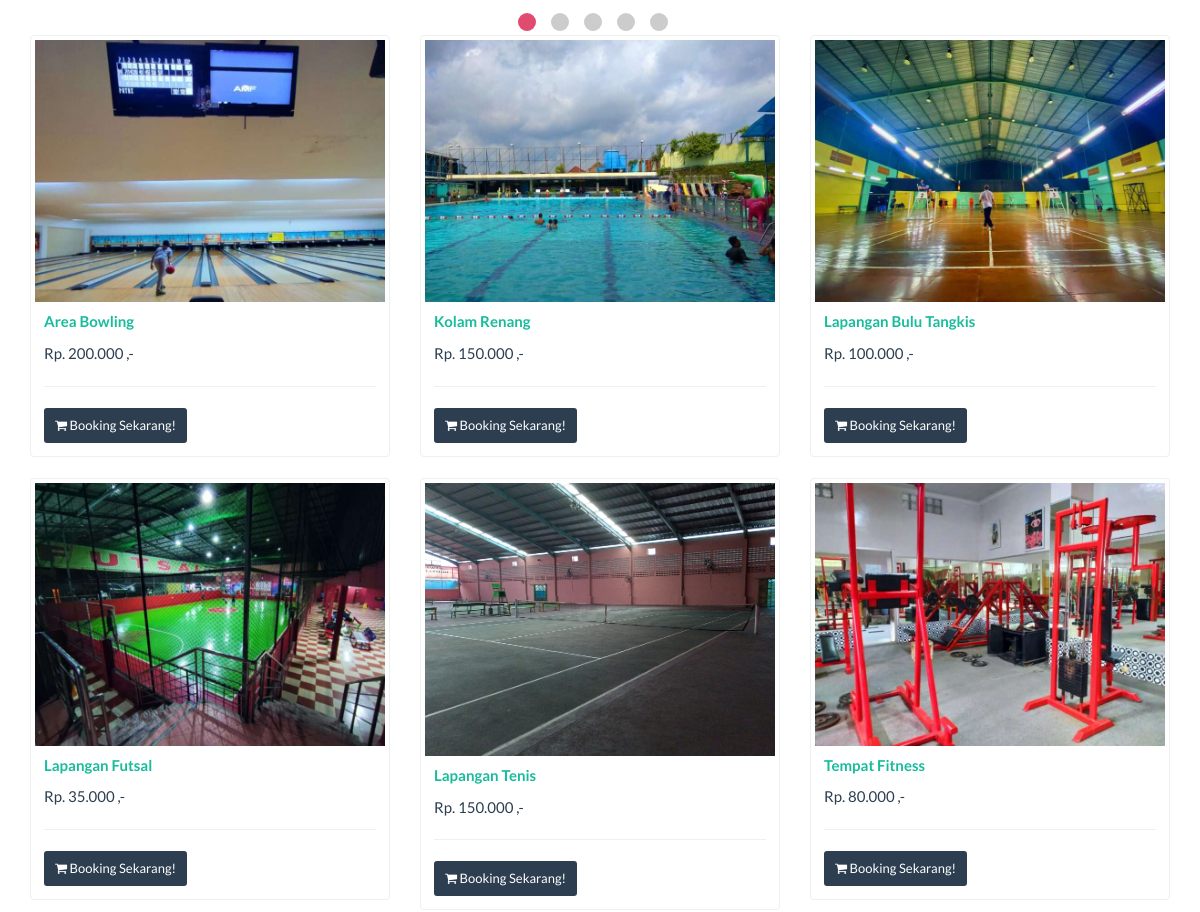
Before: / (middle part) with the older database file.
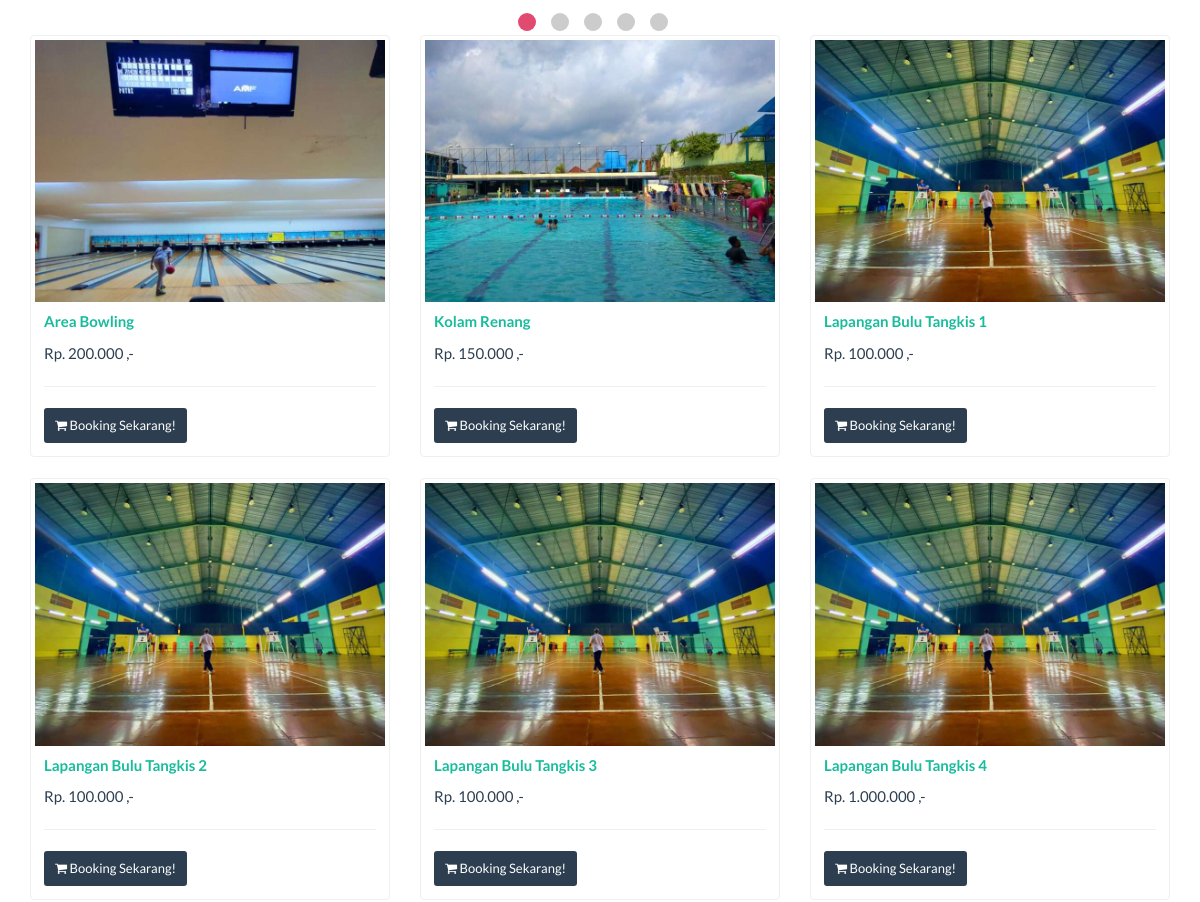
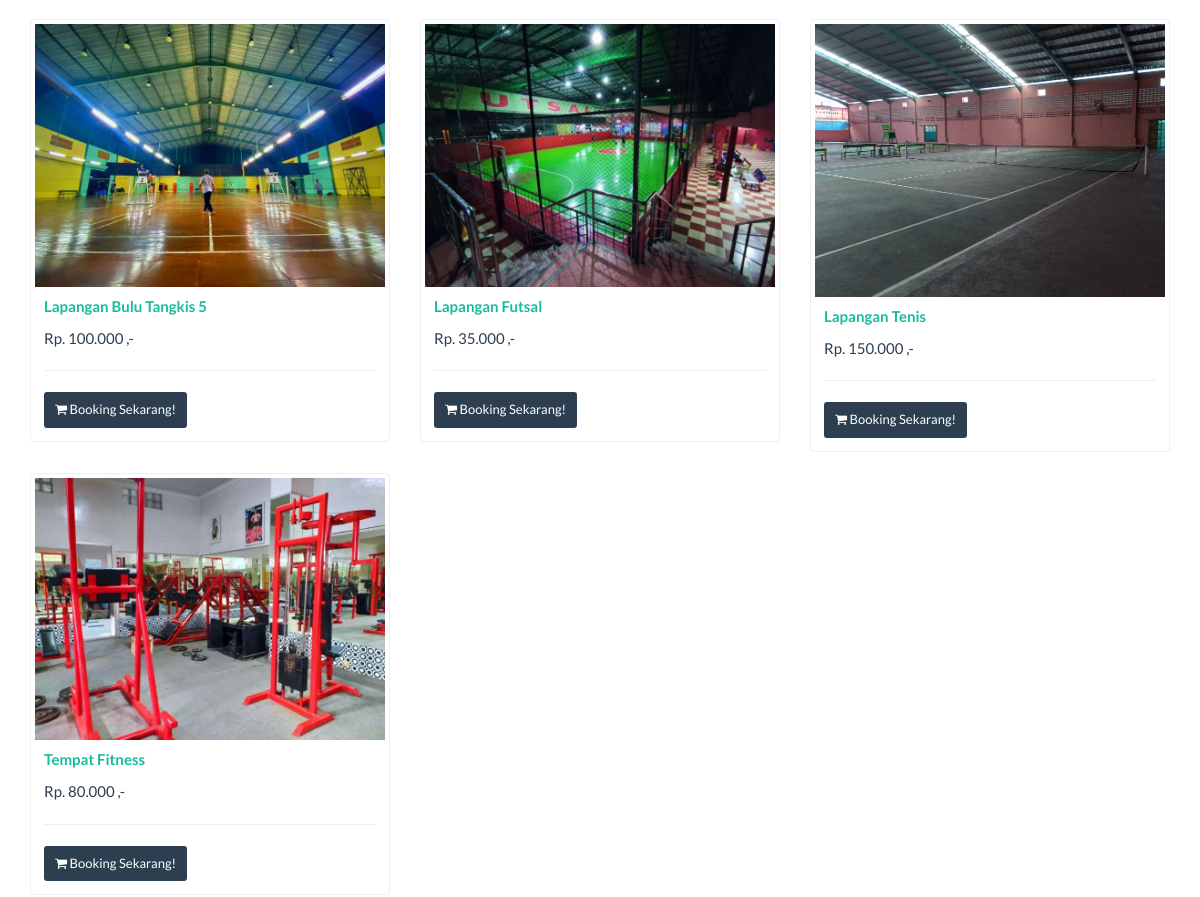
After: the same page with the newer database file (2 pictures, top to bottom).
### tables this page shows
CREATE TABLE `lapangan` (
  `id_lapangan` int(11) NOT NULL,
  `nama_lapangan` varchar(100) NOT NULL,
  `harga` int(11) NOT NULL,
  `foto` text NOT NULL,
  `deskripsi` text NOT NULL,
  `fasilitas` varchar(100) NOT NULL,
  `created_by` varchar(255) DEFAULT NULL,
  `created_at` varchar(255) DEFAULT NULL,
  `modified_by` varchar(255) DEFAULT NULL,
  `modified_at` varchar(255) DEFAULT NULL,
  `keterangan` varchar(50) NOT NULL
);

### application/controllers/Home.php (called while the page is built, shortened)
<?php
class Home extends CI_Controller {
	public function index()
	{
		$this->data['title'] = 'Home';
		$this->load->model('Company_model');
		$this->load->model('Event_model');
		$this->load->model('Foto_model');
		$this->load->model('Kontak_model');
		$this->load->model('Lapangan_model');
		$this->load->model('Slider_model');
		$this->data['company_data'] 	= $this->Company_model->get_by_company();
		$this->data['event_new'] 			= $this->Event_model->get_all_new_home();
		$this->data['foto_data'] 			= $this->Foto_model->get_all_new_home();
		$this->data['slider_data'] 		= $this->Slider_model->get_all_home();
		$this->data['kontak'] 				= $this->Kontak_model->get_all();
		$this->data['lapangan_new'] 	= $this->Lapangan_model->get_all_home();
		$this->load->view('front/home/body', $this->data);
	}
}

### index.php (called while the page is built, shortened)
<?php
require_once BASEPATH.'core/CodeIgniter.php';

### application/models/Lapangan_model.php (called while the page is built, shortened)
<?php  if ( ! defined('BASEPATH')) exit('No direct script access allowed');
class Lapangan_model extends CI_Model
{
  public $table = 'lapangan';
  function get_all_home()
  {
    $this->db->order_by('nama_lapangan', 'ASC');
    return $this->db->get($this->table)->result();
  }
}

### application/views/front/home/lapangan_new.php (the view)
<div class="row">
  <?php foreach($lapangan_new as $lapangan){
    $url_detail = base_url('detail/') . $lapangan->id_lapangan;
  ?>
    <div class="col-lg-4">
      <div class="thumbnail">
        <?php
        if(empty($lapangan->foto)) {
          echo "<img class='card-img-top' src='".base_url()."assets/images/no_image_thumb.png'>";
        } else {
          echo "<img src='".base_url()."assets/images/lapangan/".$lapangan->foto."'> ";
        }
        ?>
        <div class="caption">
          <a href="<?php echo $url_detail; ?>">
            <p class="card-text"><b><?php echo $lapangan->nama_lapangan ?></b></p>
          </a>
          <?php
          $harga_rupiah = number_format($lapangan->harga, 0, ',', '.');
          echo 'Rp. '.$harga_rupiah . ' ,-';
          ?>
          <hr>
          <a href="<?php echo base_url('cart/buy/').$lapangan->id_lapangan ?>">
            <button class="btn btn-sm btn-primary"><i class="fa fa-shopping-cart"></i> Booking Sekarang!</button>
          </a>
        </div>
      </div>
    </div>
  <?php } ?>
</div>

### application/views/front/header.php (shortened to what this page needs)
<!DOCTYPE html>
<html lang="en">
<head>
  <link href="<?php echo base_url() ?>assets/template/frontend/css/core.css" rel="stylesheet" type="text/css" />
  <link href="<?php echo base_url() ?>assets/template/frontend/css/custom.css" rel="stylesheet">
  <link href="<?php echo base_url() ?>assets/plugins/font-awesome/css/font-awesome.min.css" rel="stylesheet" type="text/css" />
</head>

### application/views/front/home/body.php (shortened to what this page needs)
<?php $this->load->view('front/header'); ?>
<?php $this->load->view('front/navbar'); ?>
<div class="container">
	<?php $this->load->view('front/home/slider'); ?>
	<?php $this->load->view('front/home/lapangan_new'); ?>
	<?php $this->load->view('front/home/event_new'); ?>
</div>
<?php $this->load->view('front/footer'); ?>

### application/views/front/home/slider.php (shortened to what this page needs)
<link rel="stylesheet" href="<?php echo base_url('assets/plugins/slider/dist/')?>slippry.css" />
<div class="big-title" data-animation="fadeInDown" data-animation-delay="02">
</div>

### application/views/front/footer.php (shortened to what this page needs)
</body>
</html>

### assets/template/frontend/css/custom.css (style rules this page uses)
a:hover, a:visited, a:link, a:active { text-decoration: none; }

Changed rows visible on the page:
changed lapangan: nama_lapangan "Lapangan Bulu Tangkis" → "Lapangan Bulu Tangkis 1"
added lapangan: foto (picture), nama_lapangan "Lapangan Bulu Tangkis 2", harga "100.000"
added lapangan: foto (picture), nama_lapangan "Lapangan Bulu Tangkis 3", harga "100.000"
added lapangan: foto (picture), nama_lapangan "Lapangan Bulu Tangkis 4", harga "1.000.000"
added lapangan: foto (picture), nama_lapangan "Lapangan Bulu Tangkis 5", harga "100.000"
